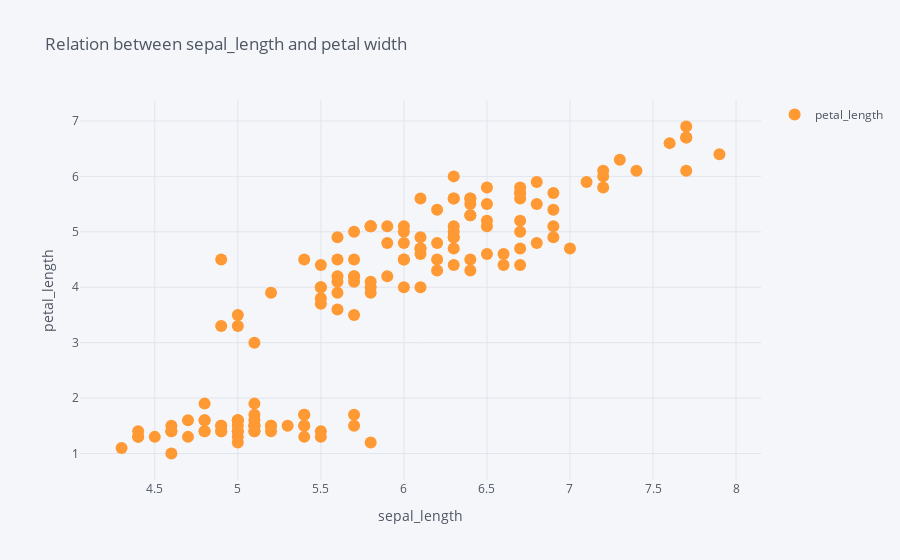

Notebook source saved alongside this figure:
### Code cell
scatter_py = iris.iplot(kind='scatter', x='sepal_length', y='petal_length', mode='markers', legend=True,
                        title='Relation between sepal_length and petal width', xTitle='sepal_length', yTitle='petal_length')

### Figure 1 — Plotly figure (JSON) as saved in the notebook; plotly's stock layout.template omitted (floating-point values rounded to 4 significant figures; data arrays with more than 128 entries replaced by an {"elided": "..."} marker saying what was removed)
{"data": [{"line": {"color": "rgba(255, 153, 51, 1.0)", "dash": "solid", "shape": "linear", "width": 1.3}, "marker": {"size": 12, "symbol": "circle"}, "mode": "markers", "name": "petal_length", "text": "", "type": "scatter", "x": {"elided": "150 float values"}, "y": {"elided": "150 float values"}}], "layout": {"legend": {"bgcolor": "#F5F6F9", "font": {"color": "#4D5663"}}, "paper_bgcolor": "#F5F6F9", "plot_bgcolor": "#F5F6F9", "showlegend": true, "title": {"font": {"color": "#4D5663"}, "text": "Relation between sepal_length and petal width"}, "xaxis": {"gridcolor": "#E1E5ED", "showgrid": true, "tickfont": {"color": "#4D5663"}, "title": {"font": {"color": "#4D5663"}, "text": "sepal_length"}, "zerolinecolor": "#E1E5ED"}, "yaxis": {"gridcolor": "#E1E5ED", "showgrid": true, "tickfont": {"color": "#4D5663"}, "title": {"font": {"color": "#4D5663"}, "text": "petal_length"}, "zerolinecolor": "#E1E5ED"}}}
